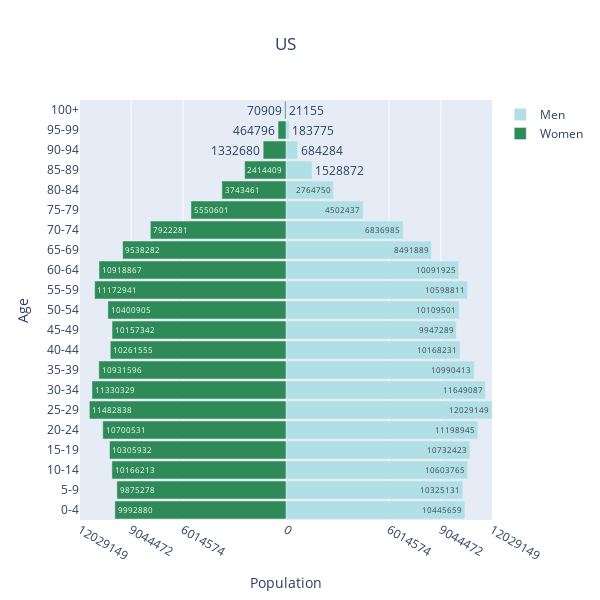
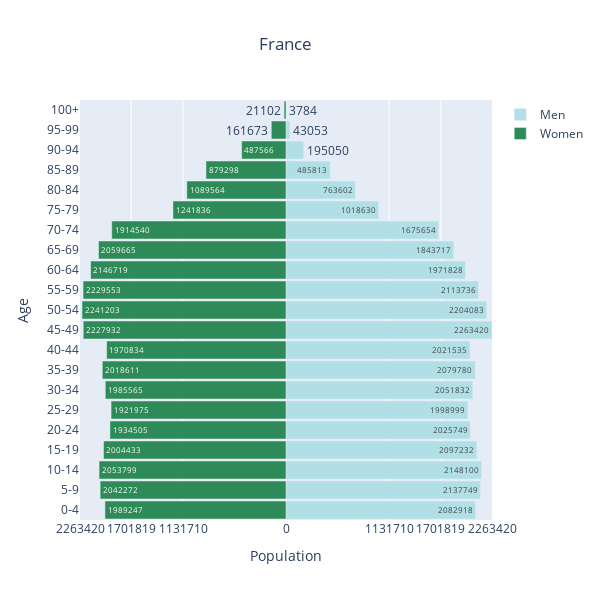

The code cell stored with these charts, in order, in its notebook:
### Code cell
countries = ['US', 'France', 'Germany', 'Italy', 'Spain', 'UK', 'Japan', 'Australia', 'Brazil', 'Canada', 
             'China', 'India', 'Mexico', 'Russia', 'SAfrica', 'SKorea' ]

for country in countries:
    country = country
    read_file = f'data/USCB_{country}.csv'
    data = pd.read_csv(read_file, header=1, sep=r'\s*,\s*', engine='python')
    
    men_population = data['Male Population'][1:22]
    women_population = data['Female Population'][1:22]

    myInt = 1
    myInt2 = -1

    new_men = [x / myInt for x in men_population]

    new_women = [x / myInt2 for x in women_population]
    
    women_bins = np.array(new_women)
    men_bins = np.array(new_men)
    

    y = data['Age'][1:22]

    layout = go.Layout(yaxis=go.layout.YAxis(title='Age'),
                  xaxis=go.layout.XAxis(
                      range=[-max(new_men),max(new_men)],
                      tickvals=[-int(max(new_men)),-int(max(new_men)/1.33),-int(max(new_men)/2), 0, int(max(new_men)/2), int(max(new_men)/1.33), int(max(new_men))], # set based on pop
                      ticktext=[int(max(new_men)),int(max(new_men)/1.33),int(max(new_men)/2), 0, int(max(new_men)/2), int(max(new_men)/1.33), int(max(new_men))], # set based on pop
                      title='Population'),
                  barmode='overlay',
                  bargap=0.1
                  )

    data = [go.Bar(y=y,
              x=men_bins,
              orientation='h',
              name='Men',
              text = men_bins.astype('int'),
              hoverinfo='text',
              marker=dict(color='powderblue')
              ),
        go.Bar(y=y,
               x= women_bins,
               orientation='h',
               name='Women',
               text= -1 * women_bins.astype('int'),
               hoverinfo='text',
               marker=dict(color='seagreen')
              )]

    fig = go.Figure(
        data=data,
        layout=layout
    )

    fig.update_layout(title=f"{country}", title_x=0.475)

    fig.update_layout(
        autosize=False,
        width=600,
        height=600)

    fig.show()
    
    fig.write_image(f'plots/{country}_pyramid.png')

### Figure 1 — Plotly figure (JSON) as saved in the notebook; plotly's stock layout.template omitted (floating-point values rounded to 4 significant figures)
{"data": [{"hoverinfo": "text", "marker": {"color": "powderblue"}, "name": "Men", "orientation": "h", "text": [10445659, 10325131, 10603765, 10732423, 11198945, 12029149, 11649087, 10990413, 10168231, 9947289, 10109501, 10598811, 10091925, 8491889, 6836985, 4502437, 2764750, 1528872, 684284, 183775, 21155], "type": "bar", "x": [10445659, 10325131, 10603765, 10732423, 11198945, 12029149, 11649087, 10990413, 10168231, 9947289, 10109501, 10598811, 10091925, 8491889, 6836985, 4502437, 2764750, 1528872, 684284, 183775, 21155], "y": ["0-4", "5-9", "10-14", "15-19", "20-24", "25-29", "30-34", "35-39", "40-44", "45-49", "50-54", "55-59", "60-64", "65-69", "70-74", "75-79", "80-84", "85-89", "90-94", "95-99", "100+"]}, {"hoverinfo": "text", "marker": {"color": "seagreen"}, "name": "Women", "orientation": "h", "text": [9992880, 9875278, 10166213, 10305932, 10700531, 11482838, 11330329, 10931596, 10261555, 10157342, 10400905, 11172941, 10918867, 9538282, 7922281, 5550601, 3743461, 2414409, 1332680, 464796, 70909], "type": "bar", "x": [-9992880, -9875278, -10166213, -10305932, -10700531, -11482838, -11330329, -10931596, -10261555, -10157342, -10400905, -11172941, -10918867, -9538282, -7922281, -5550601, -3743461, -2414409, -1332680, -464796, -70909], "y": ["0-4", "5-9", "10-14", "15-19", "20-24", "25-29", "30-34", "35-39", "40-44", "45-49", "50-54", "55-59", "60-64", "65-69", "70-74", "75-79", "80-84", "85-89", "90-94", "95-99", "100+"]}], "layout": {"autosize": false, "bargap": 0.1, "barmode": "overlay", "height": 600, "title": {"text": "US", "x": 0.475}, "width": 600, "xaxis": {"range": [-12029149, 12029149], "ticktext": [12029149, 9044472, 6014574, 0, 6014574, 9044472, 12029149], "tickvals": [-12029149, -9044472, -6014574, 0, 6014574, 9044472, 12029149], "title": {"text": "Population"}}, "yaxis": {"title": {"text": "Age"}}}}

### Figure 2 — Plotly figure (JSON) as saved in the notebook; plotly's stock layout.template omitted (floating-point values rounded to 4 significant figures)
{"data": [{"hoverinfo": "text", "marker": {"color": "powderblue"}, "name": "Men", "orientation": "h", "text": [2082918, 2137749, 2148100, 2097232, 2025749, 1998999, 2051832, 2079780, 2021535, 2263420, 2204083, 2113736, 1971828, 1843717, 1675654, 1018630, 763602, 485813, 195050, 43053, 3784], "type": "bar", "x": [2082918, 2137749, 2148100, 2097232, 2025749, 1998999, 2051832, 2079780, 2021535, 2263420, 2204083, 2113736, 1971828, 1843717, 1675654, 1018630, 763602, 485813, 195050, 43053, 3784], "y": ["0-4", "5-9", "10-14", "15-19", "20-24", "25-29", "30-34", "35-39", "40-44", "45-49", "50-54", "55-59", "60-64", "65-69", "70-74", "75-79", "80-84", "85-89", "90-94", "95-99", "100+"]}, {"hoverinfo": "text", "marker": {"color": "seagreen"}, "name": "Women", "orientation": "h", "text": [1989247, 2042272, 2053799, 2004433, 1934505, 1921975, 1985565, 2018611, 1970834, 2227932, 2241203, 2229553, 2146719, 2059665, 1914540, 1241836, 1089564, 879298, 487566, 161673, 21102], "type": "bar", "x": [-1989247, -2042272, -2053799, -2004433, -1934505, -1921975, -1985565, -2018611, -1970834, -2227932, -2241203, -2229553, -2146719, -2059665, -1914540, -1241836, -1089564, -879298, -487566, -161673, -21102], "y": ["0-4", "5-9", "10-14", "15-19", "20-24", "25-29", "30-34", "35-39", "40-44", "45-49", "50-54", "55-59", "60-64", "65-69", "70-74", "75-79", "80-84", "85-89", "90-94", "95-99", "100+"]}], "layout": {"autosize": false, "bargap": 0.1, "barmode": "overlay", "height": 600, "title": {"text": "France", "x": 0.475}, "width": 600, "xaxis": {"range": [-2263420, 2263420], "ticktext": [2263420, 1701819, 1131710, 0, 1131710, 1701819, 2263420], "tickvals": [-2263420, -1701819, -1131710, 0, 1131710, 1701819, 2263420], "title": {"text": "Population"}}, "yaxis": {"title": {"text": "Age"}}}}
